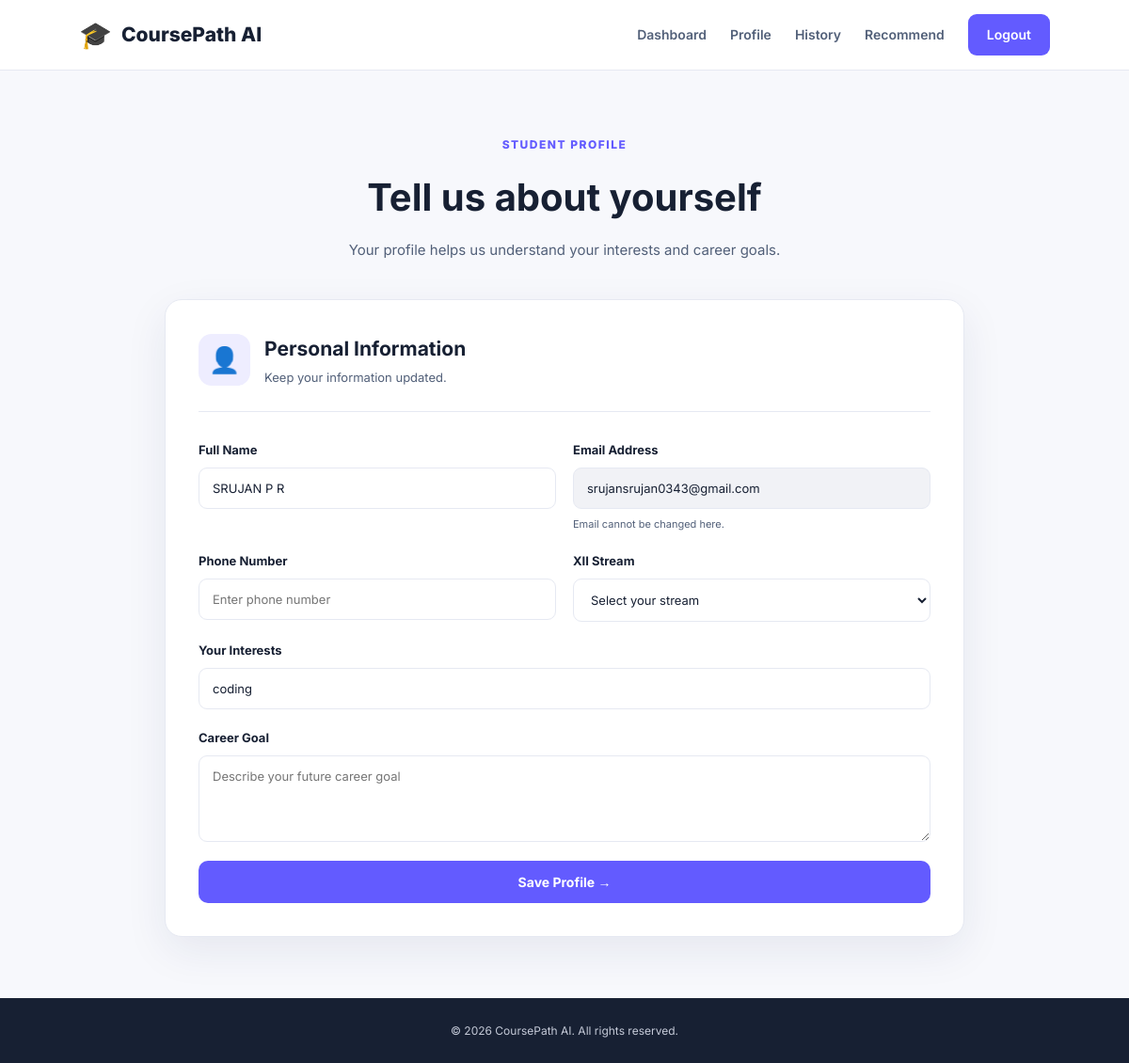
The app's page /profile (signed in) with its own data.
### app.py (models this page shows)
class User(UserMixin, db.Model):
    id = db.Column(db.Integer, primary_key=True)
    name = db.Column(
        db.String(100),
        nullable=False
    )
    email = db.Column(
        db.String(120),
        unique=True,
        nullable=False
    )
    password = db.Column(
        db.String(255),
        nullable=False
    )
    stream = db.Column(
        db.String(50),
        nullable=True
    )
    interests = db.Column(
        db.String(255),
        nullable=True
    )
    career_goal = db.Column(
        db.String(255),
        nullable=True
    )
    phone = db.Column(
        db.String(20),
        nullable=True
    )
    created_at = db.Column(
        db.DateTime,
        default=datetime.utcnow
    )

### app.py (the view, shortened to what this page needs)
@app.route("/profile", methods=["GET", "POST"])
@login_required
def profile():
    return render_template(
        "profile.html",
        user=current_user
    )

### app.py (called while the page is built)
@login_manager.user_loader
def load_user(user_id):
    return db.session.get(User, int(user_id))

### templates/profile.html (shortened to what this page needs)
<!DOCTYPE html>
<html lang="en">
<head>
    <link rel="stylesheet"
          href="{{ url_for('static', filename='css/style.css') }}">
</head>
<body>
<nav class="navbar">
    <a href="{{ url_for('home') }}" class="brand">
        <span class="brand-icon">🎓</span>
        CoursePath AI
    </a>
    <div class="nav-links">
        <a href="{{ url_for('dashboard') }}">Dashboard</a>
        <a href="{{ url_for('profile') }}">Profile</a>
        <a href="{{ url_for('history') }}">History</a>
        <a href="{{ url_for('recommend') }}">Recommend</a>
        <a href="{{ url_for('logout') }}" class="nav-button">Logout</a>
    </div>
</nav>
<main class="form-page">
    <div class="page-heading">
        <span>STUDENT PROFILE</span>
        <h1>Tell us about yourself</h1>
        <p>
            Your profile helps us understand your interests and career goals.
        </p>
    </div>
    <form method="POST" class="form-card">
        <div class="form-card-header">
            <div class="card-icon">👤</div>
            <div>
                <h2>Personal Information</h2>
                <p>Keep your information updated.</p>
            </div>
        </div>
        <div class="form-row">
            <div class="form-group">
                <label for="name">Full Name</label>
                <input
                    type="text"
                    id="name"
                    name="name"
                    value="{{ user.name or '' }}"
                    required
                >
            </div>
            <div class="form-group">
                <label for="email">Email Address</label>
                <input
                    type="email"
                    value="{{ user.email }}"
                    disabled
                >
                <small>Email cannot be changed here.</small>
            </div>
        </div>
        <div class="form-row">
            <div class="form-group">
                <label for="phone">Phone Number</label>
                <input
                    type="tel"
                    id="phone"
                    name="phone"
                    value="{{ user.phone or '' }}"
                    placeholder="Enter phone number"
                >
            </div>
            <div class="form-group">
                <label for="stream">XII Stream</label>
                <select id="stream" name="stream">
                    <option value="">Select your stream</option>
                </select>
            </div>
        </div>
        <div class="form-group">
            <label for="interests">Your Interests</label>
            <input
                type="text"
                id="interests"
                name="interests"
                value="{{ user.interests or '' }}"
                placeholder="Example: Coding, design, business, medicine"
            >
        </div>
        <div class="form-group">
            <label for="career_goal">Career Goal</label>
            <textarea
                id="career_goal"
                name="career_goal"
                rows="4"
                placeholder="Describe your future career goal"
            >{{ user.career_goal or '' }}</textarea>
        </div>
        <button type="submit" class="full-button">
            Save Profile →
        </button>
    </form>
</main>
<footer class="footer">
    <p>© 2026 CoursePath AI. All rights reserved.</p>
</footer>
</body>
</html>

### static/css/style.css (style rules this page uses)
* { margin: 0; padding: 0; box-sizing: border-box; }
:root { --primary: #635bff; --primary-dark: #4f46e5; --secondary: #06b6d4; --dark: #172033; --text: #526079; --light: #f7f8fc; --white: #ffffff; --border: #e6e9f2; --shadow: 0 15px 45px rgba(31, 41, 85, 0.08); }
body { font-family: "Inter", sans-serif; background: var(--light); color: var(--dark); line-height: 1.6; }
a { text-decoration: none; color: inherit; }
.navbar { width: 100%; min-height: 75px; padding: 0 7%; display: flex; align-items: center; justify-content: space-between; background: var(--white); border-bottom: 1px solid var(--border); }
.brand { display: flex; align-items: center; gap: 10px; font-size: 21px; font-weight: 800; color: var(--dark); }
.brand-icon { font-size: 28px; }
.nav-links { display: flex; align-items: center; gap: 25px; font-size: 14px; font-weight: 600; color: var(--text); }
.nav-button { padding: 11px 20px; color: var(--white) !important; background: var(--primary); border-radius: 9px; }
.footer { padding: 25px 7%; text-align: center; background: var(--dark); color: #c5cad8; font-size: 12px; }
.form-group { display: flex; flex-direction: column; gap: 8px; margin-bottom: 20px; }
.form-group label { font-size: 13px; font-weight: 700; color: var(--dark); }
.form-group input, .form-group select, .form-group textarea { width: 100%; padding: 13px 14px; border: 1px solid var(--border); border-radius: 9px; outline: none; background: var(--white); color: var(--dark); font-family: inherit; font-size: 13px; transition: 0.2s; }
.form-group textarea { resize: vertical; }
.form-group input:disabled { background: #f1f2f6; cursor: not-allowed; }
.form-group small { color: var(--text); font-size: 11px; }
.form-row { display: grid; grid-template-columns: repeat(2, 1fr); gap: 18px; }
.full-button { width: 100%; padding: 14px 20px; border: none; border-radius: 10px; background: var(--primary); color: var(--white); font-family: inherit; font-size: 14px; font-weight: 700; cursor: pointer; transition: 0.25s; }
.dashboard-page, .form-page, .results-page, .history-page { min-height: calc(100vh - 140px); padding: 65px 7%; }
.welcome-label, .page-heading > span { color: var(--primary); font-size: 12px; font-weight: 800; letter-spacing: 1.5px; }
.card-icon, .detail-icon { width: 55px; height: 55px; display: flex; align-items: center; justify-content: center; margin-bottom: 20px; border-radius: 14px; background: #eeedff; font-size: 27px; }
.page-heading { max-width: 750px; margin: 0 auto 40px; text-align: center; }
.page-heading h1 { margin: 12px 0; font-size: 40px; }
.page-heading p { color: var(--text); font-size: 15px; }
.form-card { max-width: 850px; margin: auto; padding: 35px; background: var(--white); border: 1px solid var(--border); border-radius: 18px; box-shadow: var(--shadow); }
.form-card-header { display: flex; align-items: center; gap: 15px; margin-bottom: 30px; padding-bottom: 25px; border-bottom: 1px solid var(--border); }
.form-card-header .card-icon { margin: 0; }
.form-card-header h2 { font-size: 21px; }
.form-card-header p { color: var(--text); font-size: 13px; margin-top: 4px; }

### records on screen
User: name "SRUJAN P R", email "srujansrujan0343@gmail.com", interests "coding"
